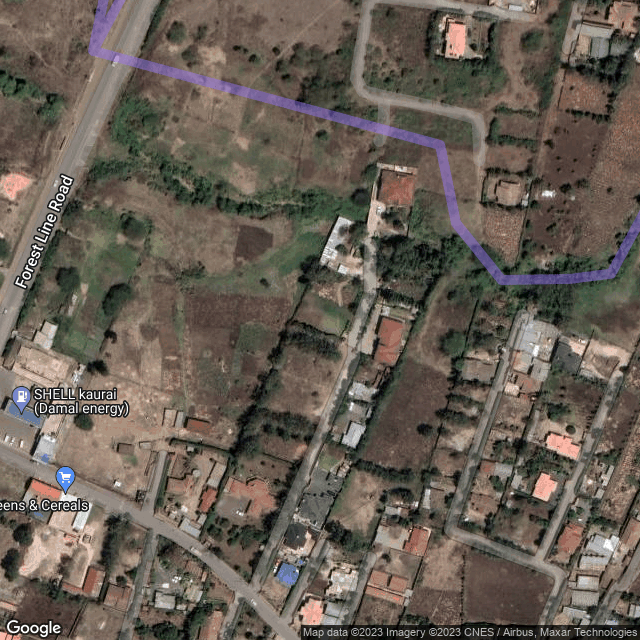
#> input picture map_images/map_image_1.png, 640 x 640 px, given in place of map_image_5.png, which was not available
$ python image_blend.py
#> lines starting #> are read from the running program, lines starting #| are printed output that depends on the picture
import os

from PIL import Image


def main(row_count, column_count, row_overlap, column_overlap, image_width, image_height):
#> called with row_count = 5, column_count = 6, row_overlap = 187, column_overlap = 455, image_width = 640, image_height = 640
    main_image = Image.new(
        "RGB",
        (
            (image_width + (column_overlap * (column_count - 1))),
            (image_height + (row_overlap * (row_count - 1)))
        ),
        (255,255,255)
    )
#> main_image: PIL image 2915x1388 RGB; every value is 255

    current_position_x = 0 # current position on x axis

    current_image_number = 1

    for j in range(1,(column_count + 1)):
        new_image = Image.new(
            "RGB",
            (
                image_width,
                (image_height + (row_overlap * (row_count - 1)))
            ),
            (255,255,255)
        )
#> new_image: PIL image 640x1388 RGB; every value is 255

        current_position_y = 0 # current position on y axis

        countdown_image_number = current_image_number + (row_count - 1)

        for i in range(1,(row_count + 1)):
            current_image = Image.open(f"map_images/map_image_{countdown_image_number}.png")
#> current_image is the input picture: PIL image 640x640 P; mean R, G, B 103.5, 94.3, 84.5
            countdown_image_number = countdown_image_number - 1

            current_image_number = current_image_number + 1

            position_y = (0, current_position_y)
            current_position_y = current_position_y + row_overlap

            new_image.paste(current_image,position_y)
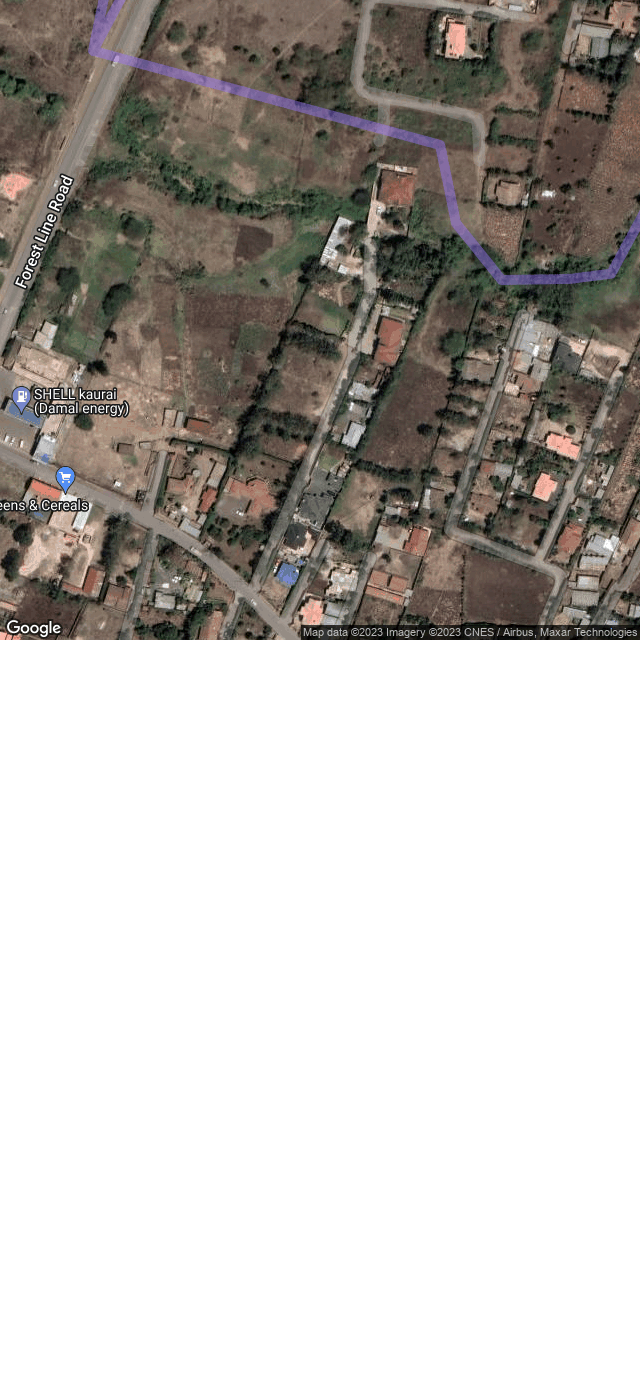
#> new_image: PIL image 640x1388 RGB; mean R, G, B 185.1, 180.9, 176.4

        position_x = (current_position_x,0)
        current_position_x = current_position_x + column_overlap

        main_image.paste(new_image, position_x)

    main_image.save("test_overlay.png")


if __name__ == '__main__':
    row_count = 5
    column_count = 6

    row_overlap = 187
    column_overlap = 455

    image_width = 640
    image_height = 640

#> (the run stopped early here; a loop or call above may not have finished)

$ run again, on map_images/map_image_13.png
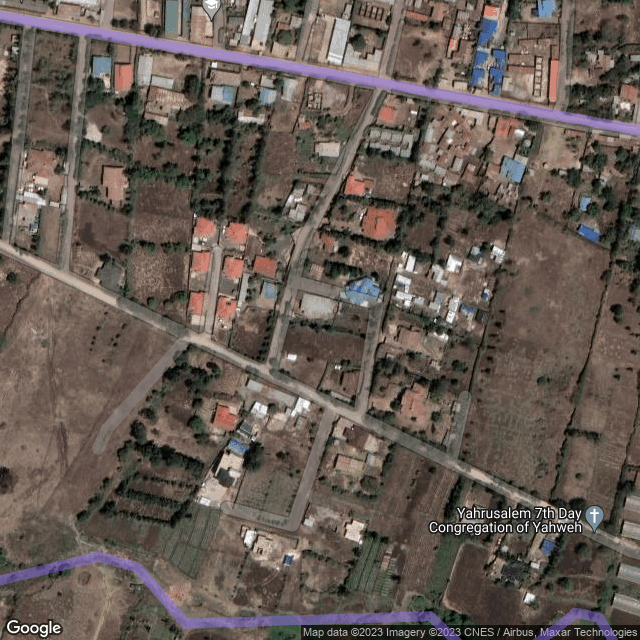
#> input picture map_images/map_image_13.png, 640 x 640 px, given in place of map_image_5.png, which was not available
#> main_image: PIL image 2915x1388 RGB; every value is 255
#> in main, current_image is the input picture: PIL image 640x640 P; mean R, G, B 101.4, 90.6, 83.4
#> in main, `new_image.paste(current_image,position_y)`:
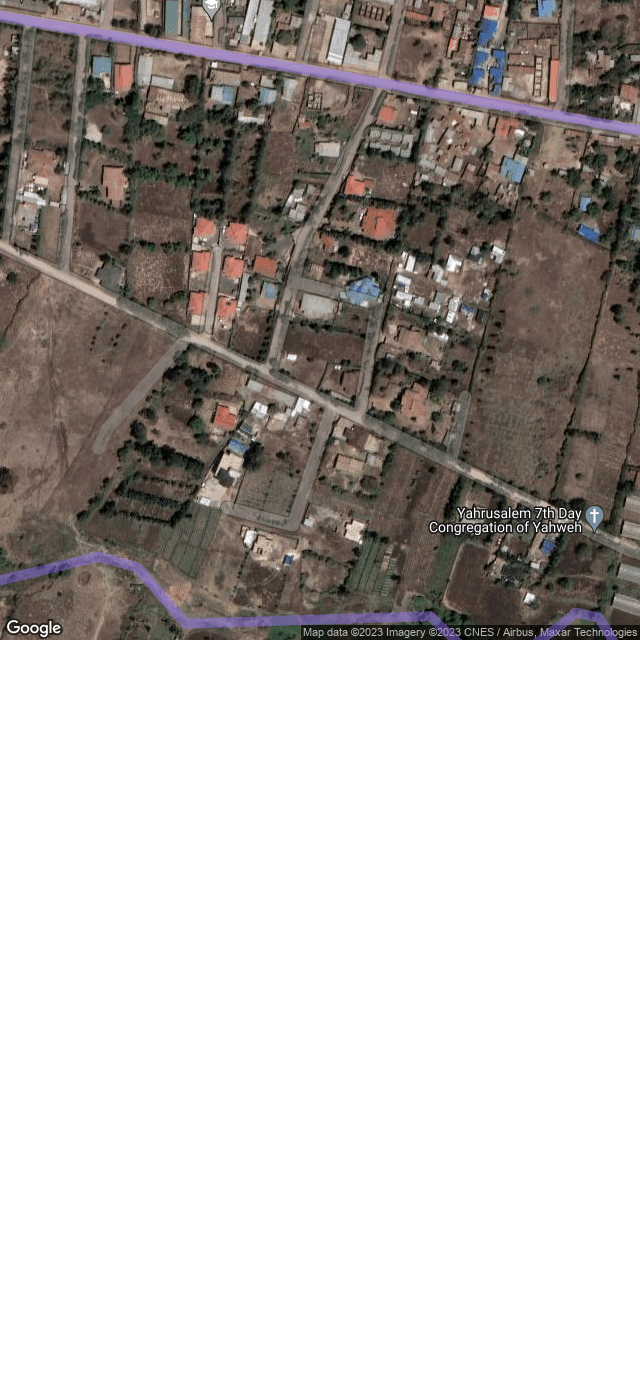
#> new_image: PIL image 640x1388 RGB; mean R, G, B 184.2, 179.2, 175.9

$ run again, on map_images/map_image_14.png
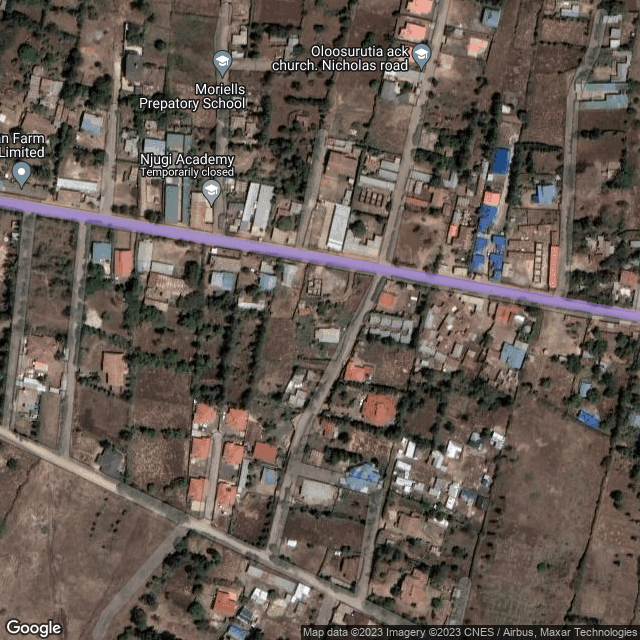
#> input picture map_images/map_image_14.png, 640 x 640 px, given in place of map_image_5.png, which was not available
#> main_image: PIL image 2915x1388 RGB; every value is 255
#> in main, current_image is the input picture: PIL image 640x640 P; mean R, G, B 101.3, 90.3, 82.3
#> in main, `new_image.paste(current_image,position_y)`:
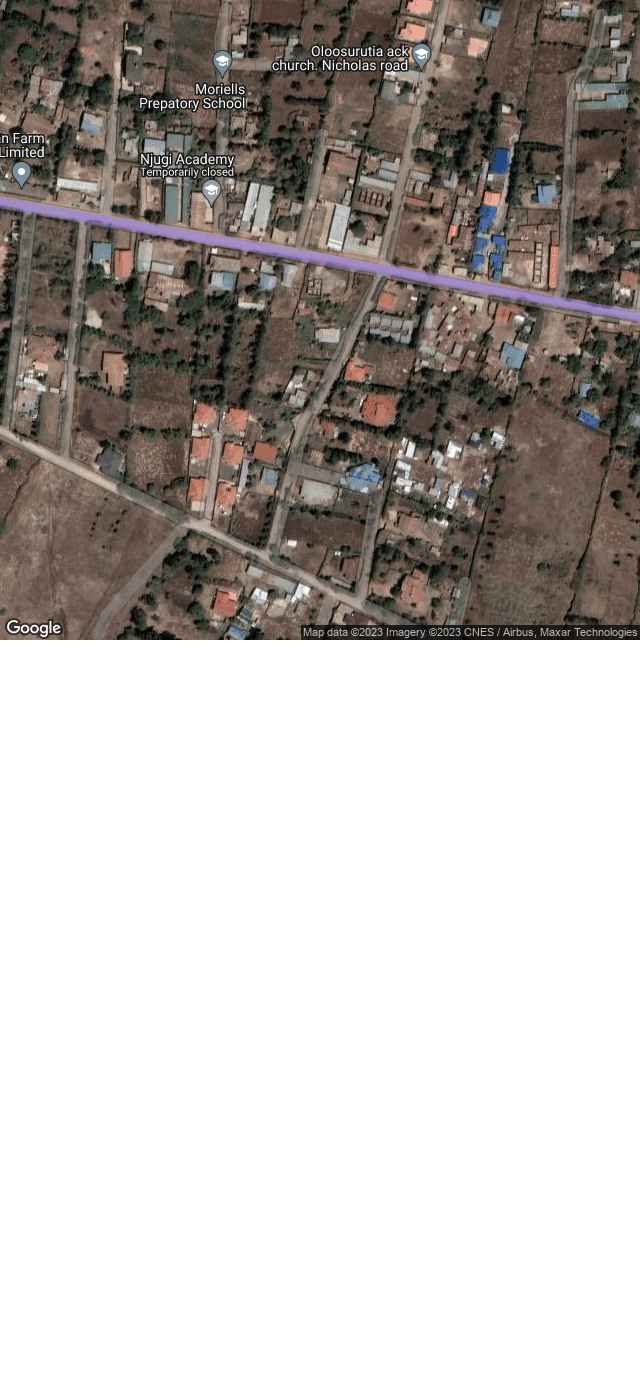
#> new_image: PIL image 640x1388 RGB; mean R, G, B 184.1, 179, 175.4

$ run again, on map_images/map_image_15.png
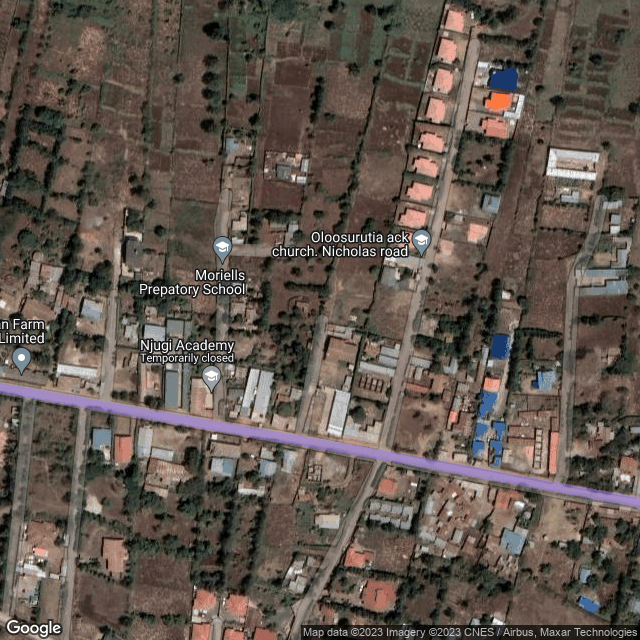
#> input picture map_images/map_image_15.png, 640 x 640 px, given in place of map_image_5.png, which was not available
#> main_image: PIL image 2915x1388 RGB; every value is 255
#> in main, current_image is the input picture: PIL image 640x640 P; mean R, G, B 96.3, 85.7, 77.4
#> in main, `new_image.paste(current_image,position_y)`:
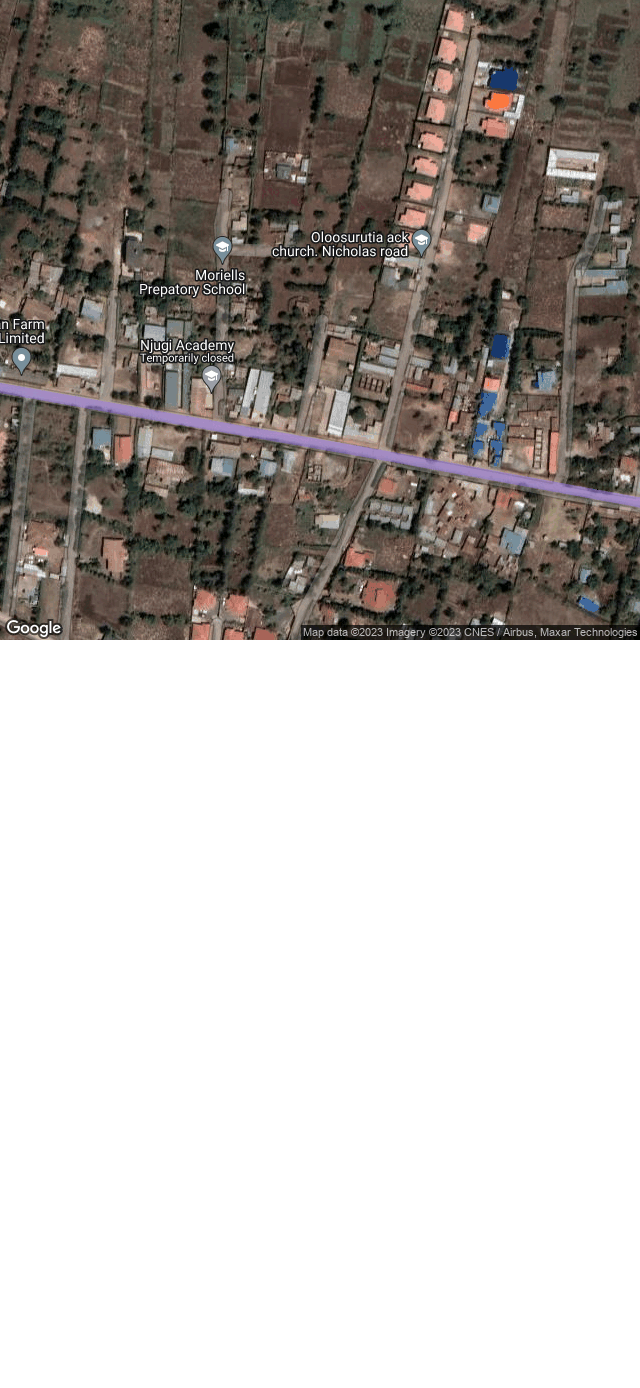
#> new_image: PIL image 640x1388 RGB; mean R, G, B 181.8, 176.9, 173.1
